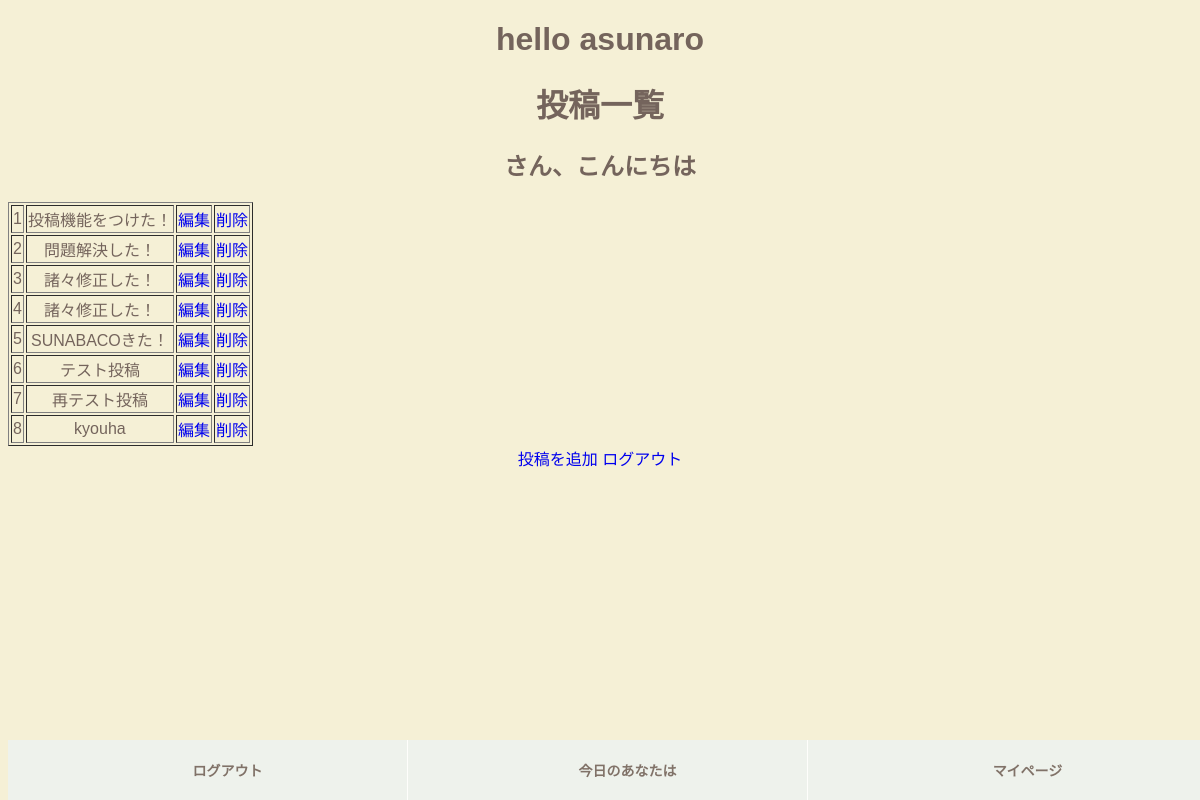
/list, run on an earlier commit of the app's database.
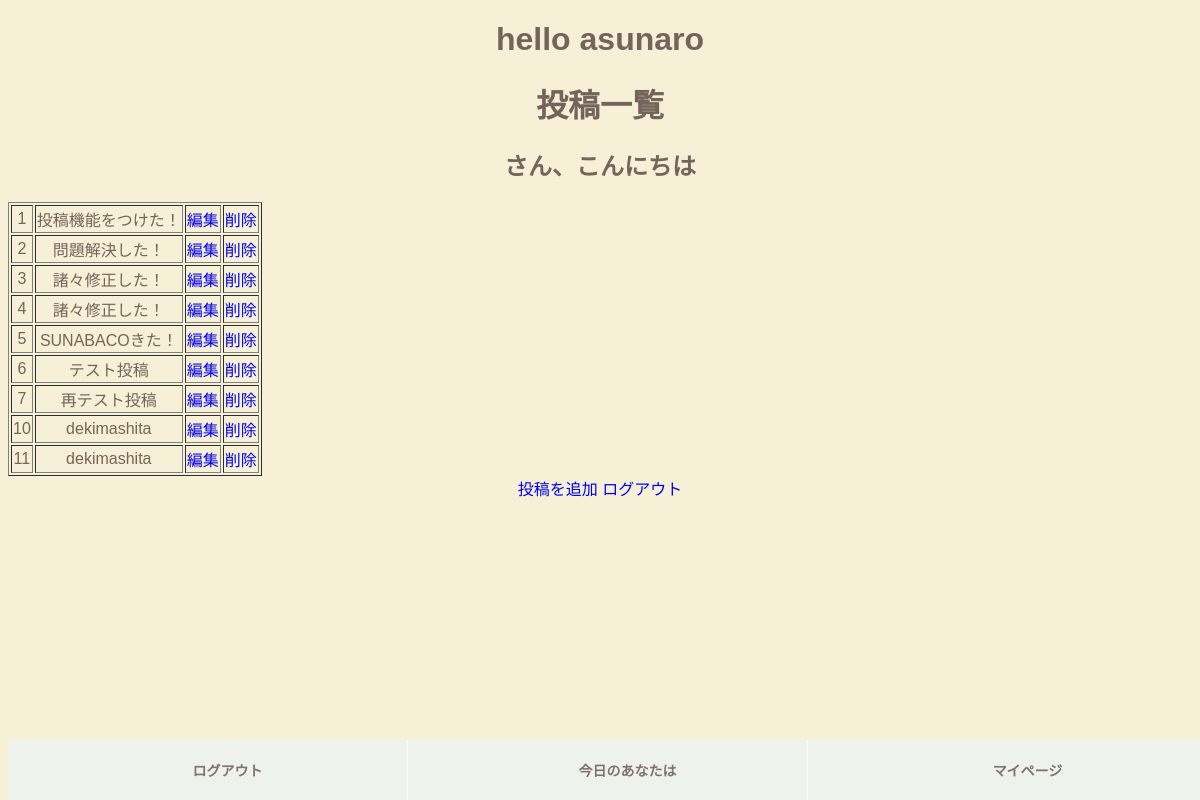
And on a later commit of the database.
### tables this page shows
CREATE TABLE "posts_test" (
	"ID"	INTEGER,
	"posting"	TEXT,
	PRIMARY KEY("ID" AUTOINCREMENT)
);

### app.py (the view)
@app.route("/list" )
def posting_list():
    conn = sqlite3.connect("asunaro.db")
    c = conn.cursor()
    c.execute("SELECT * FROM posts_test")
    post_list = [] #空箱作った
    for post in c.fetchall():
        post_list.append(
            {"id":post[0],"posting":post[1]}
        )
    conn.close()
    print(post_list)
    return  render_template("growth.html", post_list = post_list)

### templates/growth.html (shortened to what this page needs)
<!DOCTYPE html>
<html lang="jp">
<head>
    <link rel="stylesheet" href="../static/growth.css">
</head>
<body>
<h1>hello asunaro</h1>
<h1>投稿一覧</h1>
<h2>{{user_id}}さん、こんにちは</h2>
<table border= "1px">
   {% for post in post_list %}
    <tr>
        <td>{{post.id}}</td>
		<td>{{post.posting}}</td>
		<td><a href="/edit/{{post.id}}">編集</a></td>
        <td><a href="/del/{{post.id}}">削除</a></td>
    </tr>
	{% endfor %}
</table>
<a href="/post">投稿を追加</a>
<a href="/logout">ログアウト</a>
<div id="sp-fixed-menu" class="for-sp">
	<ul>
		<li><a onclick="confirmFunction1()">ログアウト</a></li>
		<li><a href="post.html" >今日のあなたは</a></li>
		<li><a href="myp.html">マイページ</a></li>
	</ul>
</div>
</body>
</html>

### static/growth.css (style rules this page uses)
a { text-decoration:none; }
body { font-family: "Noto Sans Japanese", "ヒラギノ角ゴ Pro W3", "Hiragino Kaku Gothic Pro", "ヒラギノ角ゴ ProN W3", "Hiragino Kaku Gothic ProN", "游ゴシック", YuGothic, "メイリオ", "Meiryo", "HGPｺﾞｼｯｸM", "Osaka", "ＭＳ Ｐゴシック", sans-serif, Century Gothic, Arial; background: #F5F0D6; color: #74645C; text-align: center; }
#sp-fixed-menu { position: fixed; width: 100%; bottom: 0px; font-size: 0; opacity: 0.9; z-index: 99; }
#sp-fixed-menu ul { display: flex; list-style: none; padding:0; margin:0; width:100%; }
#sp-fixed-menu li { justify-content: center; align-items: center; width: 50%; padding:0; margin:0; font-size: 14px; font-weight: 900; border-right: 1px solid #fff; }
#sp-fixed-menu li a { color: #74645C; text-align: center; display:block; width: 100%; padding:20px; }
#sp-fixed-menu li:first-of-type { background: #EEF2EF; }
#sp-fixed-menu li:nth-of-type(2) { background: #EEF2EF; }
#sp-fixed-menu li:last-of-type { background: #EEF2EF;main }

What changed in the data, as far as the page shows it:
removed posts_test: id "8", posting "kyouha"
added posts_test: id "10", posting "dekimashita"
added posts_test: id "11", posting "dekimashita"
